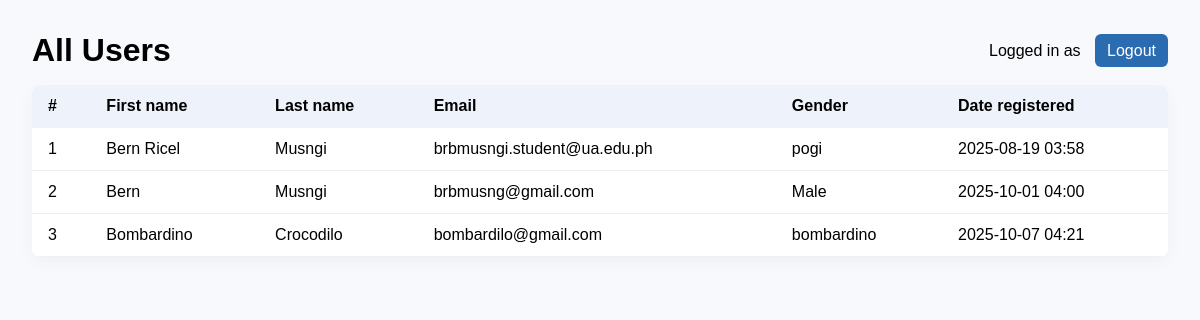
Before: /signapp/users/ (signed in) with the older database file.
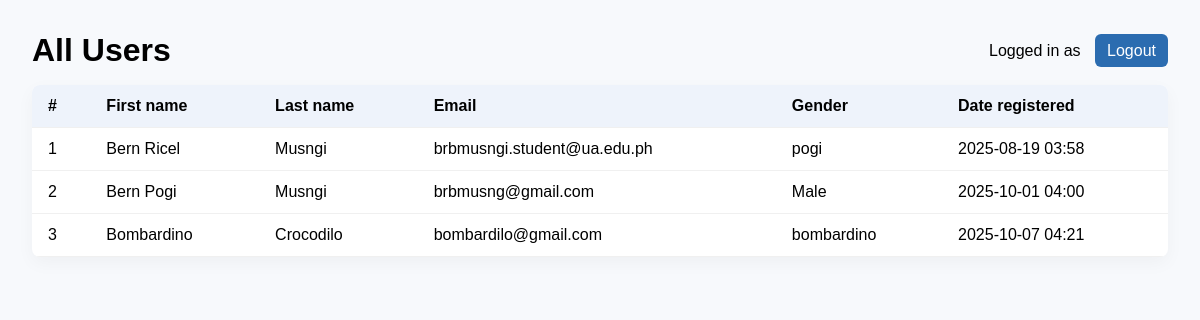
After: the same page with the newer database file.
### signapp/models.py (models this page shows, shortened)
class SignUpRegistration(models.Model):
    first_name = models.CharField(max_length=100)
    last_name = models.CharField(max_length=100)
    email = models.EmailField(unique=True)
    password = models.CharField(max_length=255)
    gender = models.CharField(max_length=12, default="")
    date_registered = models.DateTimeField(auto_now_add=True)

### signapp/views.py (the view)
    def wrapper(request, *args, **kwargs):
        if not request.session.get('user_id'):
            return redirect(f"{reverse('registration:login_page')}?next={request.path}")
        return fn(request, *args, **kwargs)

### signapp/views.py (called while the page is built)
def login_required_view(fn):
    def wrapper(request, *args, **kwargs):
        if not request.session.get('user_id'):
            return redirect(f"{reverse('registration:login_page')}?next={request.path}")
        return fn(request, *args, **kwargs)
    wrapper.__name__ = fn.__name__
    return wrapper

@login_required_view
def users_html(request):
    users = SignUpRegistration.objects.all().order_by('id')
    return render(request, 'registration/users_list.html', {
        'users': users,
        'current_user': request.session.get('user_name')
    })

### signapp/templates/registration/users_list.html (shortened to what this page needs)
<!doctype html>
<html>
<head>
</head>
<body>
  <div class="top">
    <h1 style="margin:0;">All Users</h1>
    <div>
      Logged in as <strong>{{ current_user }}</strong>
      <a href="{% url 'registration:logout_html' %}" class="button" style="margin-left:10px;">Logout</a>
    </div>
  </div>
  <table>
    <thead>
      <tr>
        <th>#</th>
        <th>First name</th>
        <th>Last name</th>
        <th>Email</th>
        <th>Gender</th>
        <th>Date registered</th>
      </tr>
    </thead>
    <tbody>
      {% for u in users %}
      <tr>
        <td>{{ forloop.counter }}</td>
        <td>{{ u.first_name }}</td>
        <td>{{ u.last_name }}</td>
        <td>{{ u.email }}</td>
        <td>{{ u.gender|default:"N/A" }}</td>
        <td>{{ u.date_registered|date:"Y-m-d H:i" }}</td>
      </tr>
      {% empty %}
      <tr><td colspan="6">No users yet.</td></tr>
      {% endfor %}
    </tbody>
  </table>
</body>
</html>

Changed rows visible on the page:
changed SignUpRegistration "brbmusng@gmail.com": first_name "Bern" → "Bern Pogi"
